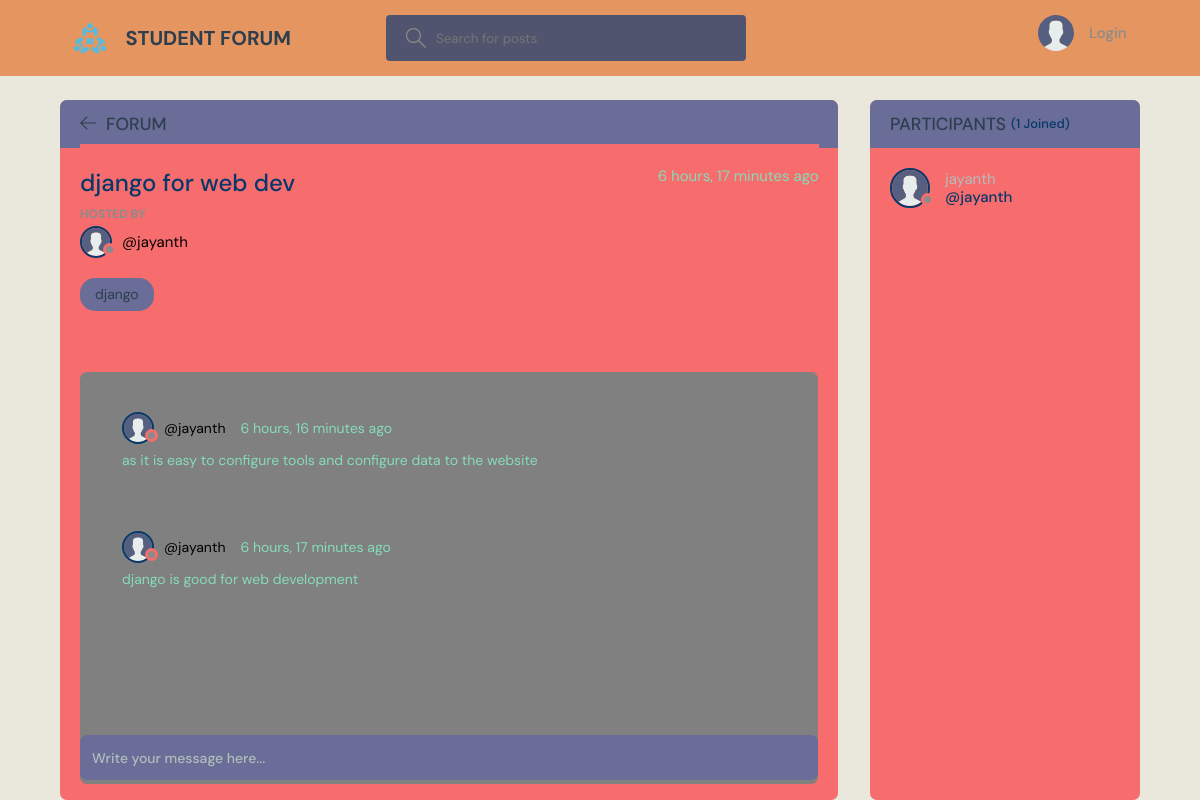
The page /room/23/ on the database its author committed.
### base/models.py (models this page shows, shortened)
class Room(models.Model):
    host = models.ForeignKey(User, on_delete=models.SET_NULL, null=True)
    topic = models.ForeignKey(Topic, on_delete=models.SET_NULL, null=True)
    name = models.CharField(max_length=200)
    description = models.TextField(null=True, blank=True)
    participants = models.ManyToManyField(
        User, related_name='participants', blank=True)
    updated = models.DateTimeField(auto_now=True)
    created = models.DateTimeField(auto_now_add=True)
    class Meta:
        ordering = ['-updated', '-created']

class User(AbstractUser):
    name = models.CharField(max_length=200, null=True)
    email = models.EmailField(unique=True, null=True)
    bio = models.TextField(null=True)
    avatar = models.ImageField(null=True, default="avatar.svg")
    USERNAME_FIELD = 'email'
    REQUIRED_FIELDS = []

class Topic(models.Model):
    name = models.CharField(max_length=200)
    def __str__(self):
        return self.name

class Message(models.Model):
    user = models.ForeignKey(User, on_delete=models.CASCADE)
    room = models.ForeignKey(Room, on_delete=models.CASCADE)
    body = models.TextField()
    updated = models.DateTimeField(auto_now=True)
    created = models.DateTimeField(auto_now_add=True)
    class Meta:
        ordering = ['-updated', '-created']

### base/views.py (the view, shortened to what this page needs)
# urls.py: path('room/<str:pk>/', views.room, name="room"),
def room(request, pk):
    room = Room.objects.get(id=pk)
    room_messages = room.message_set.all()
    participants = room.participants.all()
    context = {'room': room, 'room_messages': room_messages,
               'participants': participants}
    return render(request, 'base/room.html', context)

### base/templates/base/room.html (shortened to what this page needs)
{% extends 'main.html' %}
{% block content %}
<main class="profile-page layout layout--2">
  <div class="container">
    <div class="room">
      <div class="room__top">
        <div class="room__topLeft">
          <a href="{% url 'home' %}">
            <svg version="1.1" xmlns="http://www.w3.org/2000/svg" width="32" height="32" viewBox="0 0 32 32">
              <title>arrow-left</title>
              <path
                d="M13.723 2.286l-13.723 13.714 13.719 13.714 1.616-1.611-10.96-10.96h27.625v-2.286h-27.625l10.965-10.965-1.616-1.607z">
              </path>
            </svg>
          </a>
          <h3>FORUM</h3>
        </div>
      </div>
      <div class="room__box scroll">
        <div class="room__header scroll">
          <div class="room__info">
            <h3>{{room.name}}</h3>
            <span>{{room.created|timesince}} ago</span>
          </div>
          <div class="room__hosted">
            <p>Hosted By</p>
            <a href="{% url 'user-profile' room.host.id %}" class="room__author">
              <div class="avatar avatar--small">
                <img src="{{room.host.avatar.url}}" />
              </div>
              <span>@{{room.host.username}}</span>
            </a>
          </div>
          <span class="room__topics">{{room.topic}}</span>
        </div>
        <div class="room__conversation">
          <div class="threads scroll">
            {% for message in room_messages %}
            <div class="thread">
              <div class="thread__top">
                <div class="thread__author">
                  <a href="{% url 'user-profile' message.user.id %}" class="thread__authorInfo">
                    <div class="avatar avatar--small">
                      <img src="{{message.user.avatar.url}}" />
                    </div>
                    <span>@{{message.user.username}}</span>
                  </a>
                  <span class="thread__date">{{message.created|timesince}} ago</span>
                </div>
              </div>
              <div class="thread__details">
                {{message.body}}
              </div>
            </div>
            {% endfor %}
          </div>
        </div>
      </div>
      <div class="room__message">
        <form action="" method="POST">
          <input name="body" placeholder="Write your message here..." />
        </form>
      </div>
    </div>
    <div class="participants">
      <h3 class="participants__top">Participants <span>({{participants.count}} Joined)</span></h3>
      <div class="participants__list scroll">
        {% for user in participants %}
        <a href="{%  url 'user-profile' user.id %}" class="participant">
          <div class="avatar avatar--medium">
            <img src="{{user.avatar.url}}" />
          </div>
          <p>
            {{user.name}}
            <span>@{{user.username}}</span>
          </p>
        </a>
        {% endfor %}
      </div>
    </div>
  </div>
</main>
{% endblock content %}

### rows shown on the page
Room: name "django for web dev", created "6 hours, 17 minutes", host.avatar (placeholder picture), host.username "jayanth", topic "django"
Message: user.avatar (placeholder picture), user.username "jayanth", created "6 hours, 16 minutes", body "as it is easy to configure tools and configure data to the website"
Message: user.avatar (placeholder picture), user.username "jayanth", created "6 hours, 17 minutes", body "django is good for web development"
User: avatar (placeholder picture), name "jayanth", username "jayanth"

### other values the page prints
{{ participants.count }} "1"
